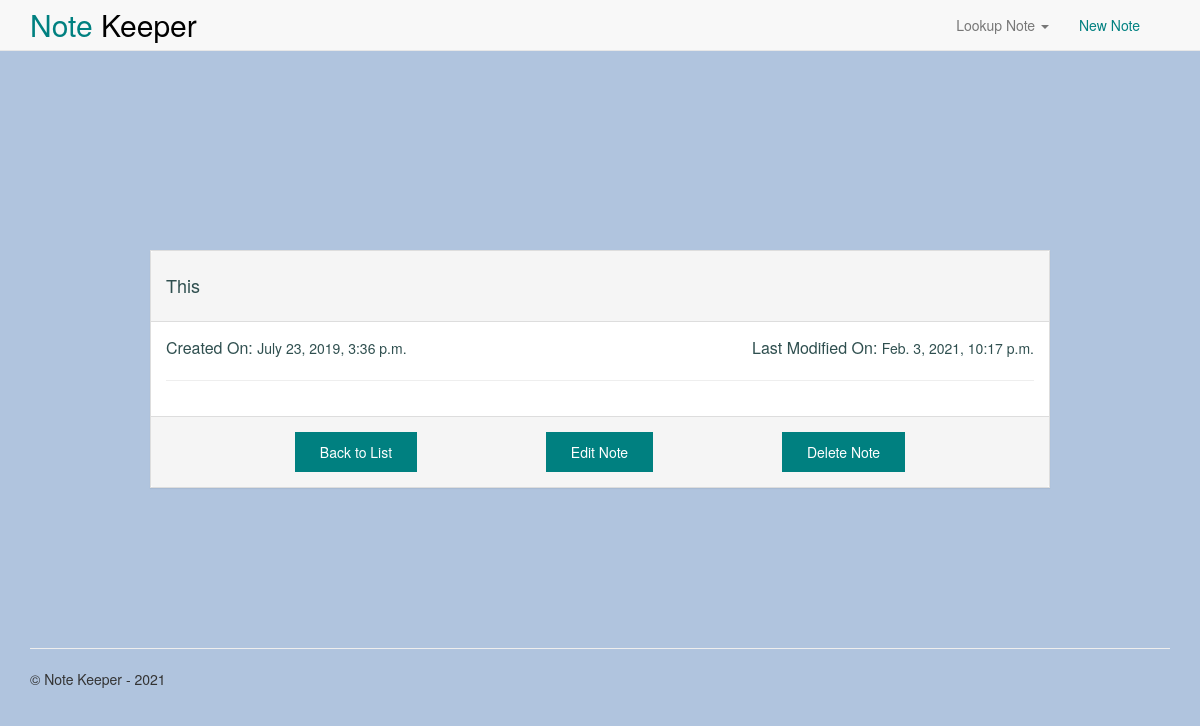
The page /note/3/detail/ on the database its author committed.
### app/models.py (models this page shows, shortened)
class Note(models.Model):
    subject = models.CharField(max_length=500)
    detail = models.TextField(null = True, blank=True)
    priority = models.TextField(max_length=6, choices=PRIORITY_CHOICE, default='medium')
    created_date = models.DateTimeField()
    last_modified = models.DateTimeField()
    is_deleted = models.BooleanField()

### app/views.py (the view)
# urls.py: path('note/<int:pk>/detail/', views.note_detail, name='note_detail'),
def note_detail(request, pk):
    assert isinstance(request, HttpRequest)
    note =  get_object_or_404(Note, pk=pk)
    return render(
        request,
        'app/note_detail.html',
        {
            'title':'Note Detail',
            'year':datetime.now().year,
            'note': note
        }
    )

### app/templates/app/note_detail.html (shortened to what this page needs)
﻿{% extends "app/layout.html" %}
{% block content %}
<div class="note-detail">
  <div class="panel panel-default note-detail__panel">
    <div class="panel-heading note-detail__panel-header">
      <h1 class="panel-title note-detail__panel-title">
        {{note.subject}}
      </h1>
    </div>
    <div class="panel-body">
      <div class="note-detail__date-section">
        <div>
          <span class="note-detail__created-date-key">
            Created On:
          </span>
          <span class="note-detail__created-date-value">
            {{note.created_date}}
          </span>
        </div>
        <div>
          <span class="note-detail__modified-date-key">
            Last Modified On:
          </span>
          <span class="note-detail__modified-date-value">
            {{note.last_modified}}
          </span>
        </div>
      </div>
      <hr/>
    </div>
    <div class="panel-footer note-detail__footer">
      <div class="note-detail__flex-container">
        <div>
          <a class="note-detail__button" href="{% url 'home' %}">
            Back to List
          </a>
        </div>
        <div>
          <a class="note-detail__button" href="{% url 'edit_note' pk=note.id %}" >
            Edit Note
          </a>
        </div>
        <div>
          <a class="note-detail__button" href="{% url 'delete_note' pk=note.id %}" >
            Delete Note
          </a>
        </div>
      </div>
    </div>
  </div>
</div>
{% endblock %}

### app/static/app/content/site.css (style rules this page uses)
body { background-color: lightsteelblue; padding-top: 50px; padding-bottom: 20px; }
.note-detail { margin-top: 60px; padding: 120px; }
.note-detail__panel { border-radius: 0px; }
.note-detail__panel-header { padding: 25px 15px 25px 15px; }
.note-detail__panel-title { font-weight: 500; font-size: 18px; color: darkslategray; }
.note-detail__date-section { display: flex; justify-content: space-between; }
.note-detail__created-date-key { font-weight: 500; font-size: 16px; color: darkslategray; }
.note-detail__created-date-value { font-weight: 500; font-size: 14px; color: darkslategray; }
.note-detail__modified-date-key { font-weight: 500; font-size: 16px; color: darkslategray; }
.note-detail__modified-date-value { font-weight: 500; font-size: 14px; color: darkslategray; }
.note-detail__footer { padding: 25px 15px 25px 15px; }
.note-detail__flex-container { display: flex; justify-content: space-evenly; }
.note-detail__button { padding: 10px 25px 10px 25px; background-color: #008080; color: white; font-size: 14px; font-weight: 400; }

### rows shown on the page
Note: subject "This", created_date "July 23, 2019, 3:36 p.m.", last_modified "Feb. 3, 2021, 10:17 p.m."
